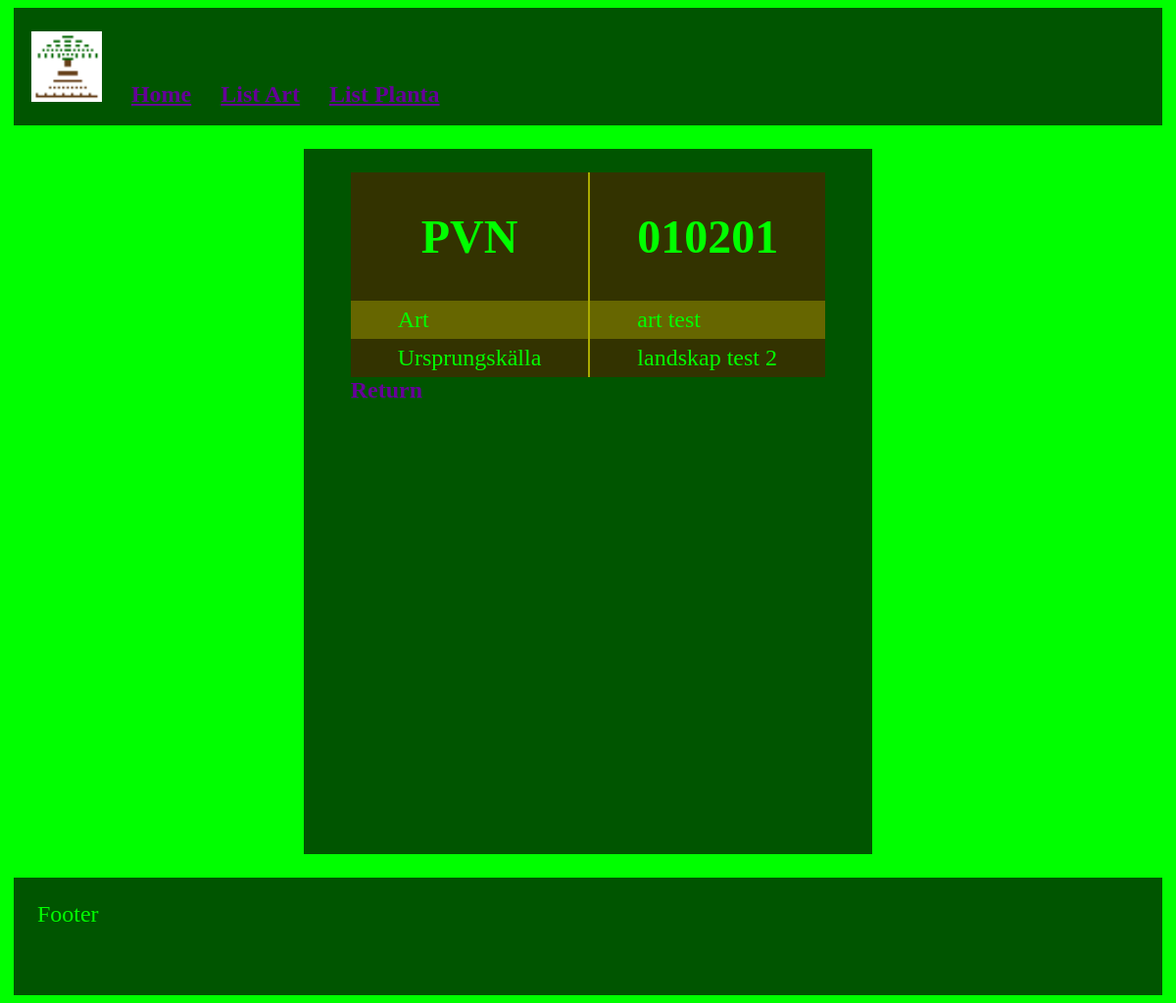
The page /list_planta/1 on the database its author committed.
### trees/models.py (models this page shows, shortened)
class planta(Model):
    generate = BooleanField(default=True)
    pvn = CharField(default=-1,max_length=6, editable=False) #TEMP?
    art = ForeignKey(art, on_delete=CASCADE) #pnv:1
    landskap = ForeignKey(landskap, on_delete=CASCADE,editable=False) #pvn:2
    diskriminator = IntegerField(default=-1, null=True, editable=False) #!!pvn:3
    ursprungskalla = ForeignKey(ursprungskalla, on_delete=CASCADE)
    odlingsmaterial = ForeignKey(odlingsmaterial, on_delete=CASCADE)
    ursprungsplanta = ForeignKey("self", on_delete=CASCADE, blank=True, null=True)
    insamlingsdatum = DateField()
    insamlingsperson = ForeignKey(insamlingsperson, on_delete=CASCADE, blank=True, null=True)
    info = CharField(max_length=500, blank=True)
    rotade = CharField(max_length=255, blank=True, null=True) #!!TBR?
    sticklingar = CharField(max_length=255, blank=True, null=True) #!!TBR?
    planterad = BooleanField(blank=True, null=True)
    antal_plockade = IntegerField(blank=True, null=True) #!!TBR

class art(Model):
    namn = CharField(max_length=255)
    latin = CharField(max_length=255)
    info = TextField(blank=True)
    def __str__(self):
        return f"{self.namn}"

class ursprungskalla(Model):
    landskap = ForeignKey(landskap, on_delete=CASCADE)
    lan = ForeignKey(lan, on_delete=CASCADE, blank=True, null=True)
    info = CharField(max_length=500) #!!500
    koord_lat = FloatField(default=0)
    koord_lon = FloatField(default=0)

class landskap(Model):
    namn = CharField(max_length=255)
    info = CharField(max_length=500)

### trees/views.py (the view)
# urls.py: path('list_planta/<int:id>', views.detail_planta, name='detail_planta'),
def detail_planta(request, id):
  detail_planta = planta.objects.get(id=id)
  return view(request, 'detail.html', {'detail_planta': detail_planta,})

### trees/views.py (called while the page is built)
def view(request, template_, context_):
  template = loader.get_template(template_)
  context=context_
  return HttpResponse(template.render(context, request))

### trees/templates/detail.html (shortened to what this page needs)
{% extends "main.html" %}
{% block content %}
    {% if detail_planta %}
        {% include 'detail_planta.html' %}
    {% endif %}
    <a onclick="history.back()">Return</a>
{% endblock %}

### trees/templates/detail_planta.html
<table cellspacing="0" class="margin_auto">
    <tr>
        <td><h1>PVN</h1></td>
        <td><h1>{{ detail_planta.pvn }}</h1></td>
    </tr>
    <tr>
        <td>Art</td><td>{{ detail_planta.art }}</td>
    </tr>
    <tr>
        <td>Ursprungskälla</td><td>{{ detail_planta.ursprungskalla.landskap.namn }}</td>
    </tr>
</table>

### trees/static/main.css (style rules this page uses)
body { background-color: #0f0; font-size: 3vh ; overflow: hidden; overflow-y: scroll; }
h1 { text-align: center; }
a { font-weight: 600; color: #609; }
table { background-color: #000; }
tr { background-color: #330; }
tr:nth-child(even) { background-color: #660; }
td { border-right: 0.1em solid #aa0; padding: 0.25em 2em; }
td:last-child { border-right: none; }
.margin_auto { margin: auto; }

### rows shown on the page
planta: pvn "010201", art "art test", ursprungskalla.landskap.namn "landskap test 2"
